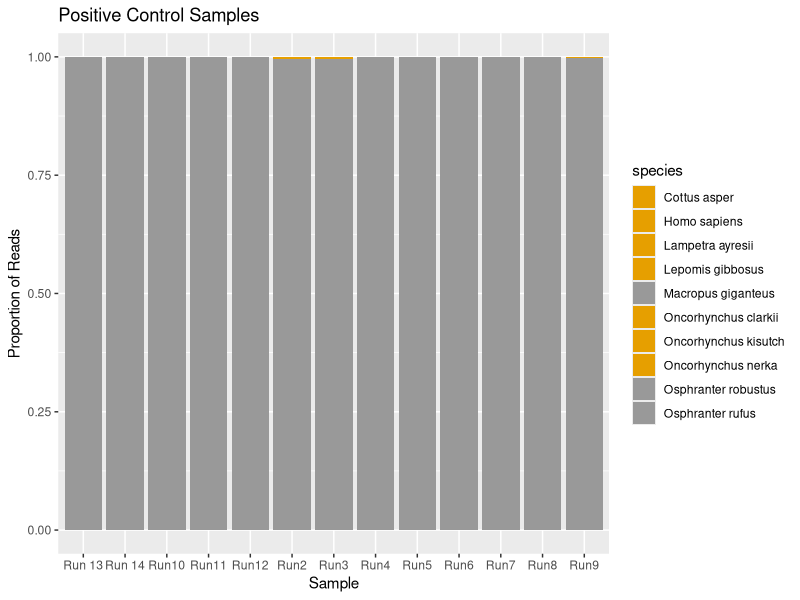
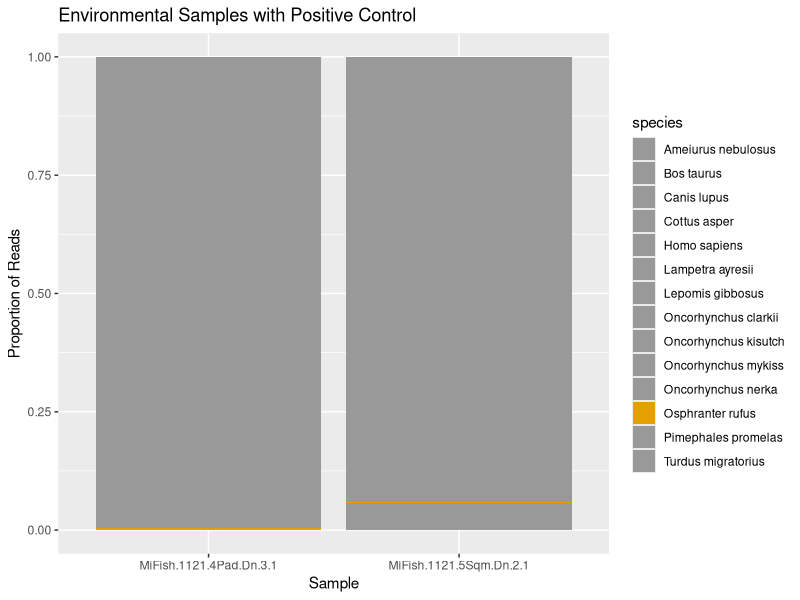
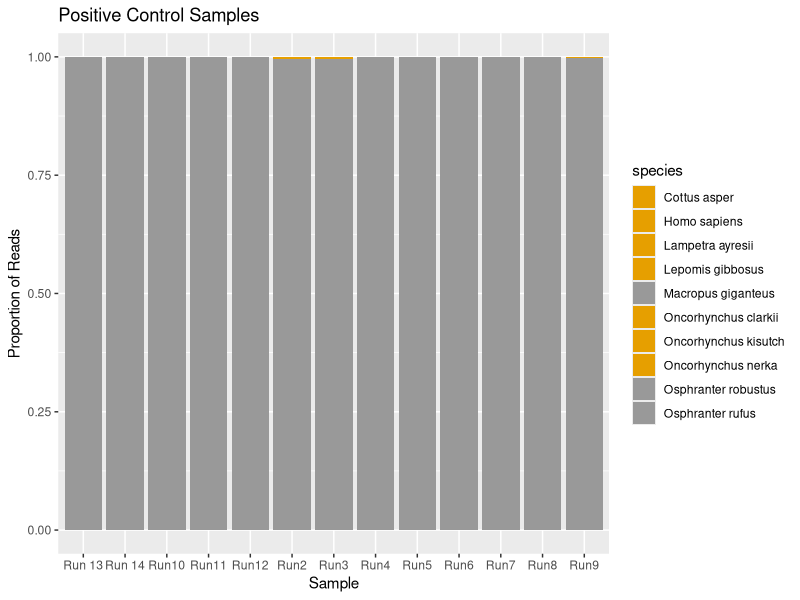
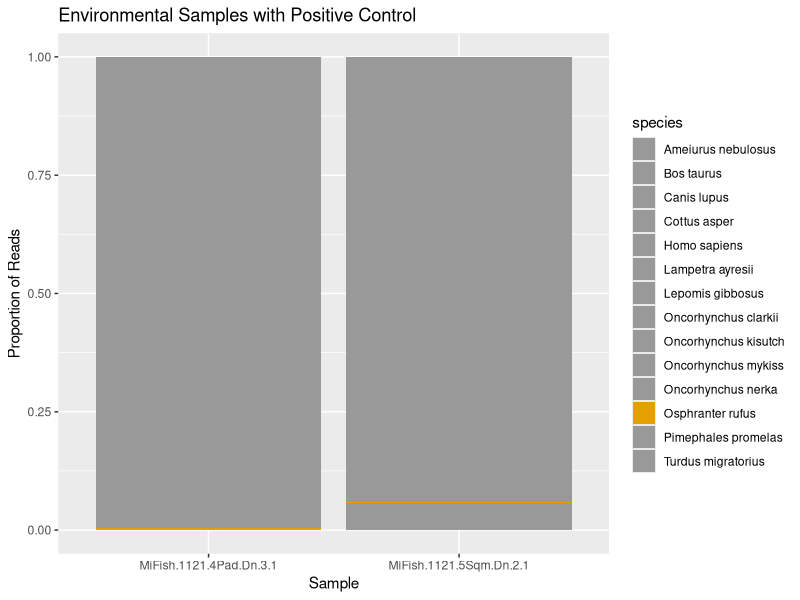

Write R code to recreate these figures, in order.

library(tidyverse)
library(ggplot2)
library(here)
library(gridExtra)

taxatable <- read.csv(here("Output","metabarcoding", "taxa_table.csv")) %>% 
  filter(totalReads > 0)

nonkangaroo <- taxatable %>% 
  filter(! str_detect(Sample_name, "MC")) %>% 
  filter(! str_detect(Sample_name, "Kangaroo")) %>% 
  group_by(Sample_name) %>% 
  mutate(ReadDepth = sum(totalReads)) %>% 
  mutate(propReads = totalReads/ReadDepth) 

nonkangaroo_withkangaroo <- nonkangaroo %>% 
  filter(str_detect(species, "Osphranter"))

nonkangaroo <- nonkangaroo %>% 
  filter(Sample_name %in% nonkangaroo_withkangaroo$Sample_name)

kangaroo <- taxatable %>% 
  filter(str_detect(Sample_name, "Kangaroo")) %>% 
  group_by(Sample_name) %>% 
  mutate(ReadDepth = sum(totalReads)) %>% 
  mutate(propReads = totalReads/ReadDepth) %>% 
  mutate(Sample_name = str_replace(Sample_name, "MiFish.Kangaroo.", "")) %>% 
  mutate(Sample_name = case_when(Sample_name == "Kangaroo" ~ "Run 13",
                                   Sample_name == "Kangaroo-0522" ~ "Run 14",
                                   TRUE ~ Sample_name))

kangaroo %>% 
  ggplot(aes(x=Sample_name, y=propReads, fill=species)) +
  geom_col() + 
  scale_fill_manual(values=c("#E69F00","#E69F00","#E69F00","#E69F00","#999999","#E69F00","#E69F00","#E69F00", "#999999","#999999")) + 
  labs(y="Proportion of Reads", x="Sample") +
  ggtitle("Positive Control Samples")

ggsave(file=here("Output","SupplementalFigures","check_controls.png"))

nonkangaroo %>% 
  ggplot(aes(x=Sample_name, y=propReads, fill=species)) +
  geom_col() + 
  scale_fill_manual(values=c("#999999", "#999999","#999999","#999999","#999999","#999999","#999999","#999999","#999999","#999999","#999999","#E69F00", "#999999","#999999")) + 
  labs(y="Proportion of Reads", x="Sample") +
  ggtitle("Environmental Samples with Positive Control")

ggsave(file=here("Output","SupplementalFigures","check_controls2.png"))
